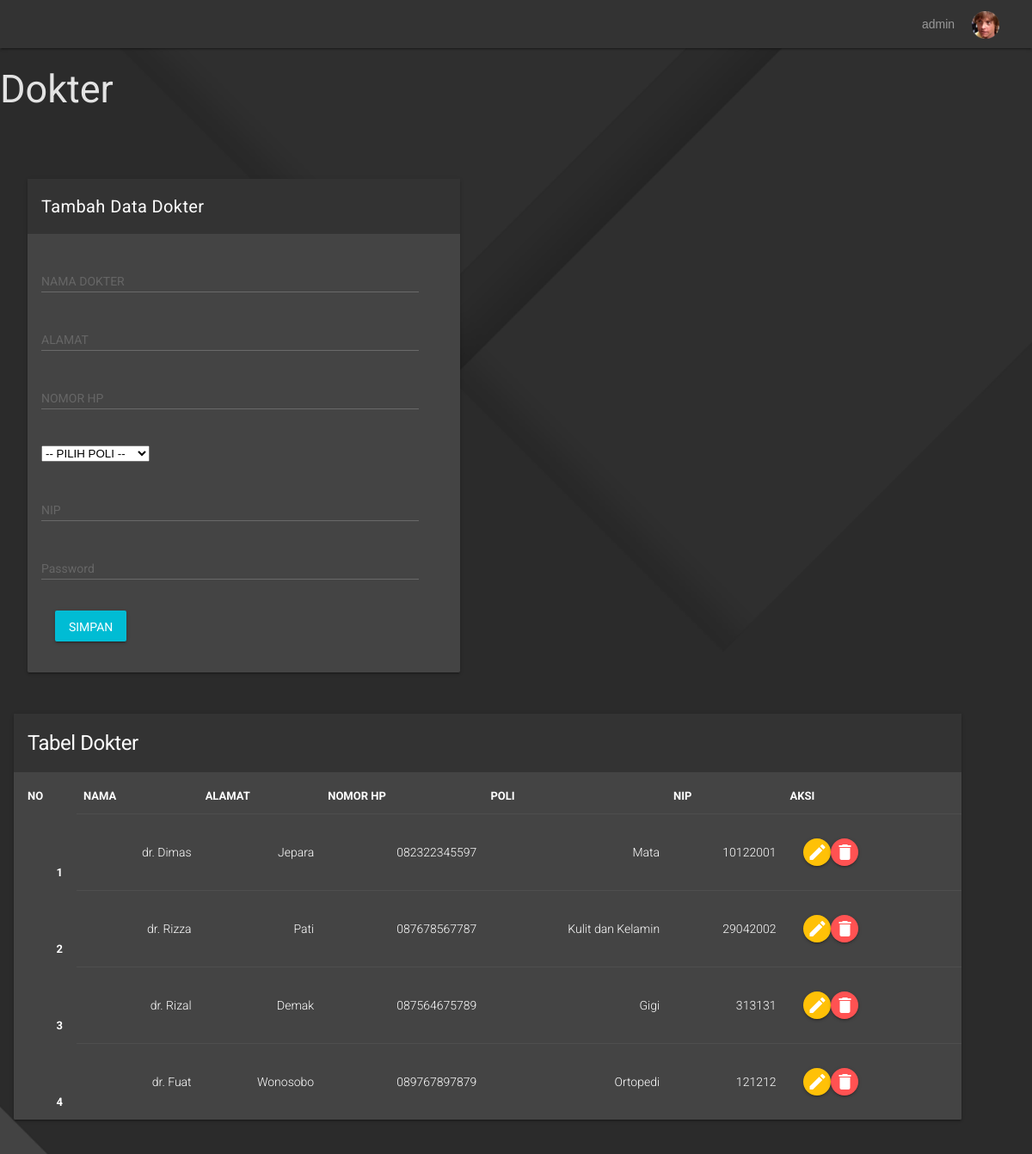
Page /dashboard.php?page=dokter (signed in) on the earlier database version.
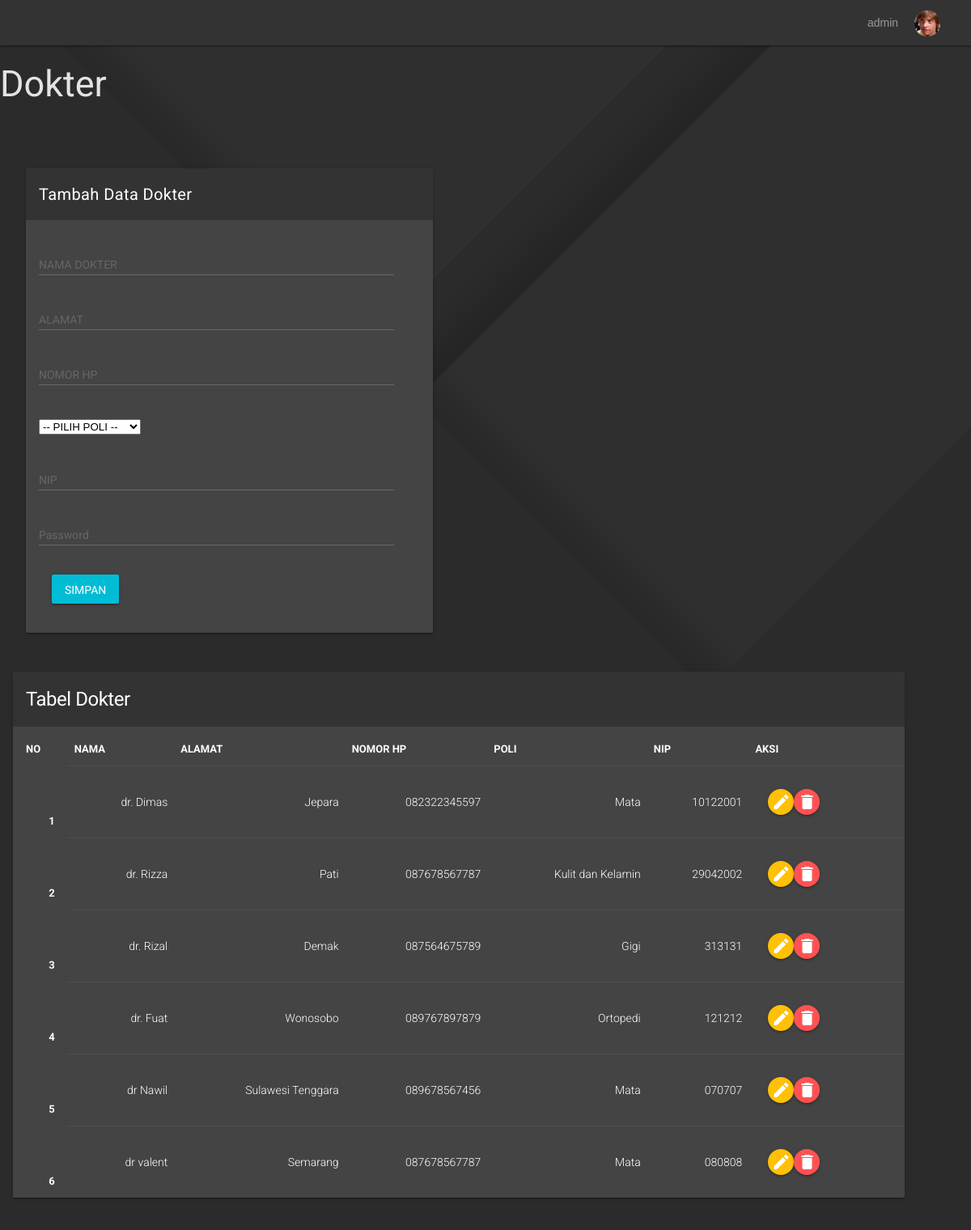
Same page on the later database version.
### tables this page shows
CREATE TABLE `dokter` (
  `id` int(11) UNSIGNED NOT NULL,
  `nama` varchar(255) NOT NULL,
  `alamat` varchar(255) NOT NULL,
  `no_hp` varchar(50) NOT NULL,
  `id_poli` int(11) UNSIGNED NOT NULL,
  `nip` varchar(50) NOT NULL,
  `password` varchar(255) NOT NULL
);

CREATE TABLE `poli` (
  `id` int(11) UNSIGNED NOT NULL,
  `nama_poli` varchar(255) NOT NULL,
  `keterangan` text NOT NULL
);

### dokter.php (the view, shortened to what the changed rows need)
<div class="mdl-grid ui-tables">
    <div class="mdl-cell mdl-cell--12-col-desktop mdl-cell--12-col-tablet mdl-cell--4-col-phone">
        <div class="mdl-card mdl-shadow--2dp">
            <div class="mdl-card__title">
                <h1 class="mdl-card__title-text">Tabel Dokter</h1>
            </div>
            <div class="mdl-card__supporting-text no-padding">
                <table class="mdl-data-table mdl-js-data-table">
                    <thead>
                        <tr>
                            <th class="mdl-data-table__cell--non-numeric">NO</th>
                            <th class="mdl-data-table__cell--non-numeric">NAMA</th>
                            <th class="mdl-data-table__cell--non-numeric">ALAMAT</th>
                            <th class="mdl-data-table__cell--non-numeric">NOMOR HP</th>
                            <th class="mdl-data-table__cell--non-numeric">POLI</th>
                            <th class="mdl-data-table__cell--non-numeric">NIP</th>
                            <th class="mdl-data-table__cell--non-numeric">AKSI</th>
                    </thead>
                    <tbody>
                    <?php
                        $result = mysqli_query($mysqli, "SELECT dokter.*, poli.nama_poli AS nama_poli FROM dokter JOIN poli ON dokter.id_poli = poli.id");
                        $no = 1;
                        while ($data = mysqli_fetch_array($result)) {
                    ?>
                        <tr>
                        <th scope="row"><?php echo $no++ ?></th>
                        <td><?php echo $data['nama'] ?></td>
                        <td><?php echo $data['alamat'] ?></td>
                        <td><?php echo $data['no_hp'] ?></td>
                        <td><?php echo $data['nama_poli'] ?></td>
                        <td><?php echo $data['nip'] ?></td>
                            <td>
                                    <li class="mdl-list__item">
                                        <a href="dashboard.php?page=dokter&id=<?php echo $data['id'] ?>">
                                            <button class="mdl-button mdl-js-button mdl-button--icon mdl-button--raised mdl-js-ripple-effect button--colored-orange">
                                                <i class="material-icons">edit</i>
                                            </button>
                                        </a>
                                        <a href="dashboard.php?page=dokter&id=<?php echo $data['id'] ?>&aksi=hapus">
                                            <button class="mdl-button mdl-js-button mdl-button--icon mdl-button--raised mdl-js-ripple-effect button--colored-red">
                                                <i class="material-icons">delete</i>
                                            </button>
                                        </a>
                                    </li>
                            </td>
                        </tr>
                        <?php
                            }
                        ?>
                    </tbody>
                </table>
            </div>
        </div>
    </div>
</div>

Differences in the rows shown:
added dokter: nama "dr Nawil", alamat "Sulawesi Tenggara", no_hp "089678567456", id_poli.nama_poli "Mata", nip "070707"
added dokter: nama "dr valent", alamat "Semarang", no_hp "087678567787", id_poli.nama_poli "Mata", nip "080808"
